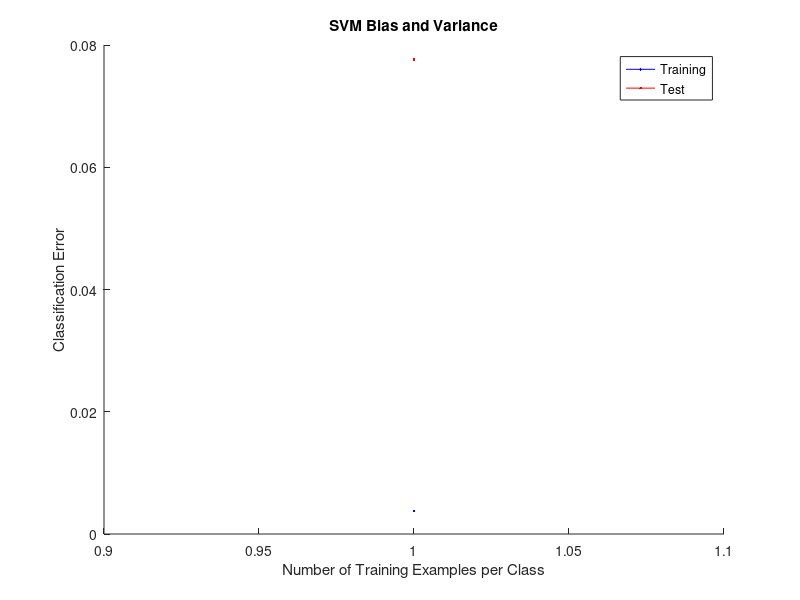

The MATLAB source for this figure:


function classifyGestures  
    clear all; clear;
    
    %Using the larger test data for training increases performance
    O = load('O.txt');
    X = load('X.txt');
    Z = load('Z.txt');
	V = load('V.txt');
    W = load('W.txt');
      
    %num_features = size(O ,2);
    %plotGestureData(O, 1);
    %plotGestureData(X, 2);
    %plotGestureData(Z, 3);
	%plotGestureData(V, 3);
	
    
	%plotThresholds(O, X,Z,V,W, 4.6);
	
    
    
    O = truncateGestureData(O);
	X = truncateGestureData(X);
	Z = truncateGestureData(Z);
	V = truncateGestureData(V);
	W = truncateGestureData(W); 
    
    
    O = smoothGestureData(O);
	X = smoothGestureData(X);
	Z = smoothGestureData(Z);
	V = smoothGestureData(V);
    W = smoothGestureData(W);
	
    %O = normalizeData(O);
    %X = normalizeData(X);
	%Z = normalizeData(Z);
	%V = normalizeData(V);
	%W = normalizeData(W);
	
    O = addDFT(O);
    X = addDFT(X);
    Z = addDFT(Z);
    V = addDFT(V);
    W = addDFT(W);
	
    %O = addMeanVariance(O);
    %X = addMeanVariance(X);
    %Z = addMeanVariance(Z);
    %V = addMeanVariance(V);
    %W = addMeanVariance(W);
	

	training_instance_matrix = [O; X; Z; V; W;];
	
    training_label_vector = [zeros(size(O, 1), 1); ones(size(X, 1), 1); 2 * ones(size(Z, 1), 1); 3 * ones(size(V, 1), 1); 4 * ones(size(W,1),1)];
    numClasses = 5;
    
    %plotGestureData(training_instance_matrix(1:size(O, 1),:), 4);
    	
	min_endpoint = 1;
	max_endpoint = 1;
	
	trainAccuracy = zeros(1, max_endpoint - min_endpoint + 1);
	testAccuracy = zeros(numClasses + 1, max_endpoint - min_endpoint + 1);
    
    %m is examples from each class
	for m = min_endpoint:max_endpoint
	    numCorrectTest = zeros(numClasses, 1);
	    numCorrectTrain = zeros(numClasses, 1);
        totalTest = zeros(numClasses, 1);
	    %Resample
	    iterations = 1000;
	    for i = 1:iterations    
	        [X_train, X_test, y_train, y_test] = getRandomSplitExamples(training_instance_matrix, training_label_vector, m, numClasses);
	        
			
			%radial basis (gaussian) SVM (set -v 10 for 10-fold cross
	        %validation)
	        model = svmtrain(y_train, X_train, '-s 0 -t 0'); %try linear kernel -t 0 or gaussian -t 2
	        %Training error - it's always 100%
	        train_predictions = svmpredict(y_train, X_train, model);
            [currCorrectTrain, totalTested] = findNumCorrect(train_predictions, y_train, numClasses);
	        numCorrectTrain = numCorrectTrain +  currCorrectTrain;
	        %Testing error
	        test_predictions = svmpredict(y_test, X_test, model);
            [currCorrectTest, totalTested] = findNumCorrect(test_predictions, y_test, numClasses);
            
	        numCorrectTest = numCorrectTest +  currCorrectTest;
            totalTest = totalTest + totalTested;
	    end
	    trainAccuracy(1, m - min_endpoint + 1) = sum(numCorrectTrain) / (iterations * numClasses * m);
        testAccuracy(1:numClasses, m - min_endpoint + 1) = numCorrectTest ./ totalTest;
	    testAccuracy(numClasses + 1, m - min_endpoint + 1) = sum(numCorrectTest) / (iterations * (size(training_instance_matrix, 1) - numClasses * m));  
    end

	trainAccuracy
	
    testAccuracy(1:numClasses, :)
	
	testAccuracy(numClasses + 1, :)
	
    
	%%% Plot "Bias and Variance" %%%
	
	fig = figure;
	hold on;

	X_data = min_endpoint:max_endpoint;
	plot(X_data, 1 - trainAccuracy, 'b');
	plot(X_data, 1 - testAccuracy(6, :), 'r');

	title('SVM Bias and Variance');
	xlabel('Number of Training Examples per Class');
	ylabel('Classification Error');
	legend('Training', 'Test');
	% for some reason I can't view the plot, so I save it
	%print -dpdf fig; % saved in fig.pdf
	%saveas(fig, 'plot-box-filter.png')
	
end

function GG = addDFT(G)
    [GX, GY, GZ] = splitData(G);

    %21 point FFT
    fftX = real(fft(GX, 21, 2));
    fftY = real(fft(GY, 21, 2));
    fftZ = real(fft(GZ, 21, 2));
    
    GG = [G fftX fftY fftZ];

end

function GG = addMeanVariance(G)
    [GX, GY, GZ] = splitData(G);

	
	uX = mean(GX, 2);
	uY = mean(GY, 2);
	uZ = mean(GZ, 2);
	
	sX = std(GX, 0, 2);
	sY = std(GY, 0, 2);
	sZ = std(GZ, 0, 2);
    
    GG = [G uX uY uZ sX sY sZ];
end

function plotThresholds(O,X,Z,V,W,factor)
       
    thresholds = zeros(5, size(O,1));
    count = 1;
    for k = 1:size(O, 1)
        thresholds(:, k) = [noiseNormThresholdFn(O(k, :), factor); 
                        noiseNormThresholdFn(X(k, :), factor); 
                        noiseNormThresholdFn(Z(k, :), factor); 
                        noiseNormThresholdFn(V(k, :), factor); 
                        noiseNormThresholdFn(W(k, :), factor);];
    end
    
    figure;
    for i = 1:5
        plot(thresholds(i,:))
        hold on;
    end
    legend('O', 'X', 'Z', 'V', 'W');
    title('Truncation Thresholds');
    hold off;



end
function [numCorrect, totalTested] = findNumCorrect(pred, actual, numClasses)
    numCorrect = zeros(numClasses, 1);
    totalTested = zeros(numClasses, 1);
    for i = 1:size(pred,1)
       if pred(i) == actual(i)
           numCorrect(actual(i) + 1, 1) = numCorrect(actual(i) + 1, 1) + 1;
       end
       totalTested(actual(i) + 1, 1) = totalTested(actual(i) + 1, 1) + 1;
    end
end

function [X_train, X_test, y_train, y_test] = getRandomSplitExamples(X, y, m, numClasses)
    X_train = zeros(m * numClasses, size(X,2));
    X_test = zeros(size(X,1) - m * numClasses, size(X,2));
    y_train = zeros(m * numClasses, 1);
    y_test = zeros(size(y ,1) - m * numClasses, 1);
    
    x_train_count = 1;
    x_test_count = 1;
    y_train_count = 1;
    y_test_count = 1;
    
    currClass = 0;
    lastClassIndex = 1; %one past the index of the last class
    for i = 1:size(y,1)
        
        
        if i == size(y,1) || y(i,1) ~= currClass
            if i == size(y,1)
                currClassIndex = i;
            else
                currClassIndex = i-1;
            end
            
            indices = datasample(lastClassIndex:currClassIndex, m, 'Replace',false);
            
            for j = lastClassIndex:currClassIndex
                if any(j==indices)
                    X_train(x_train_count, :) = X(j,:);
                    y_train(y_train_count, :) = y(j,:);
                    x_train_count = x_train_count + 1;
                    y_train_count = y_train_count + 1;
                else
                    X_test(x_test_count, :) = X(j, :);
                    y_test(y_test_count, :) = y(j, :);
                    x_test_count = x_test_count + 1;
                    y_test_count = y_test_count + 1;
                end
            end
            
            lastClassIndex = i;
            currClass = y(i,1);
        end
        
        
        
    end
    
    shufflerMatrix = [X_test y_test];
    shufflerMatrix = shufflerMatrix(randperm(size(shufflerMatrix,1)),:);
    
    X_test = shufflerMatrix(:,1:end-1);
    y_test = shufflerMatrix(:,end);
end

function GG = truncateGestureData(G)
	
	GG = G;
	
	
	for k = 1:size(GG, 1)
		
		GG(k, :) = truncateGestureExample(GG(k, :));
		
    end
	
end

function threshold = noiseNormThresholdFn(G, factor)
    threshold = std(G)^0.5 / factor; %4.3 was good
end

function GG = truncateGestureExample(G)
	
	[X, Y, Z] = splitData(G);
	
	% Truncate a fixed amount from both ends to remove noise.
	% If this is not done, then truncating a variable amount will not work 
	% effectively because for many training examples there is a sharp incline
	% between times 1 and 5; this incline appears to be noise.
	%
	% Truncating a fixed small amount doesn't appear to have any effect on
	% accuracy.
	
	noiseDelta = 10;
	
	X = X(1, (noiseDelta + 1):size(X, 2));
	%GX(:, (100 - noiseDelta):100) = 0;
	
	Y = Y(1, (noiseDelta + 1):size(Y, 2));
	%GY(:, (100 - noiseDelta):100) = 0;
	
	Z = Z(1, (noiseDelta + 1):size(Z, 2));
	%GZ(:, (100 - noiseDelta):100) = 0;
	
	
	%noiseDelta2 = 1;
	
	%X = X(1, 1:(size(X, 2) - noiseDelta2));
	%GX(:, (100 - noiseDelta):100) = 0;
	
	%Y = Y(1, 1:(size(Y, 2) - noiseDelta2));
	%GY(:, (100 - noiseDelta):100) = 0;
	
	%Z = Z(1, 1:(size(Z, 2) - noiseDelta2));
	
	
	
	GX = X;
	GY = Y;
	GZ = Z;
	
	
	% Now time to truncate variable amount from both ends.
	%
	% Truncating variable amount won't be effective on gestures with change in
	% acceleration because the whole thing will be truncated! We will add some 
	% threshold on how much you can truncate.
	
    %noiseNormThreshold = noiseNormThresholdFn(G, 4.57);
	
    %noiseNormThreshold = 0.18395; %for normalize then truncate
	
    %noiseNormThreshold = std(G)^0.5 / 4.6; %4.3 was good
	noiseNormThreshold = std(G)^0.5 / 4.57;
	
	%noiseNormThreshold = 2.02 / std(G)^0.5;
	
	%noiseNormThreshold = 0.5;
	
	% Truncate from left side
	
	bound = size(X, 2);
	
	
	
	
	for k = 1:bound
		
		diffNorm = sqrt((X(k) - X(1))^2 + (Y(k) - Y(1))^2 + (Z(k) - Z(1))^2);
		
		if (diffNorm < noiseNormThreshold)
			GX(1) = [];
			GY(1) = [];
			GZ(1) = [];
		else
			break;
		end
		
	end
	
	
	% Truncate from right side
	
	for k = bound:-1:1
		
		diffNorm = sqrt((X(k) - X(bound))^2 + (Y(k) - Y(bound))^2 + (Z(k) - Z(bound))^2);
		
		if (diffNorm < noiseNormThreshold)
			rightist = size(GX, 2);
			GX(rightist) = [];
			GY(rightist) = [];
			GZ(rightist) = [];
		else
			break;
		end
		
	end
	
	
	% Linear interpolation to grow back to size 300!
	
	%
	% Try different interpolations!
	%
	
	domain = 1:100;
	
	domain = (domain - 1) .* ((size(GX, 2) - 1) / (length(domain) - 1)) + 1;
	
	
	
	NGX = interp1(1:size(GX, 2), GX, domain);
	NGY = interp1(1:size(GY, 2), GY, domain);
	NGZ = interp1(1:size(GZ, 2), GZ, domain);
	
	
	GG = [NGX NGY NGZ];
end

function GG = normalizeData(G)
    [GX, GY, GZ] = splitData(G);

	
	uX = mean(GX, 2);
	uY = mean(GY, 2);
	uZ = mean(GZ, 2);
	
	sX = std(GX, 0, 2);
	sY = std(GY, 0, 2);
	sZ = std(GZ, 0, 2);
	
	uX = repmat(uX, 1, size(GX, 2));
	uY = repmat(uY, 1, size(GY, 2));
	uZ = repmat(uZ, 1, size(GZ, 2));
	
	sX = repmat(sX, 1, size(GX, 2));
	sY = repmat(sY, 1, size(GY, 2));
	sZ = repmat(sZ, 1, size(GZ, 2));
	
	GX = (GX - uX) ./ sX;
	GY = (GY - uY) ./ sY;
	GZ = (GZ - uZ) ./ sZ;
	
	GG = [GX GY GZ];

end
function GG = smoothGestureData(G)
	[GX, GY, GZ] = splitData(G);

	
	GX = smoothData(GX);
	GY = smoothData(GY);
	GZ = smoothData(GZ);

	
	GG = [GX GY GZ];
	
	
end

function output = smoothData(input)
	%output = smoothts(input, 'b', 25);
	
	
	
	%Moving average filter
	%windowSize = 5;

	%b = (1/windowSize)*ones(1,windowSize)
	%a = 1;
	%output = filter(b,a,input);
	
	
	
	%Low pass filter
	a = 0.3;
	output = filter(a, [1 a-1], input, [] , 2);
end

function [X,Y,Z] = splitData(G)
	d = floor(size(G, 2) / 3);
    X = G(:, 1:d);
    Y = G(:, (d + 1):(2 * d));
    Z = G(:, (2 * d + 1):(3 * d)); 
end

function plotGestureData(G, figure_count)
    figure_num = (figure_count - 1) * 2 + 1;
    figure(figure_num);
    [X,Y,Z] = splitData(G);
    for i = 1:size(X,1)
        plot3(X(i,:),Y(i,:),Z(i,:));
        hold on;
    end
    title('All training examples');
    hold off;
    
    figure(figure_num + 1);
    plot3(X(1,:),Y(1,:),Z(1,:));
    title('One(first) training example');
    
end
